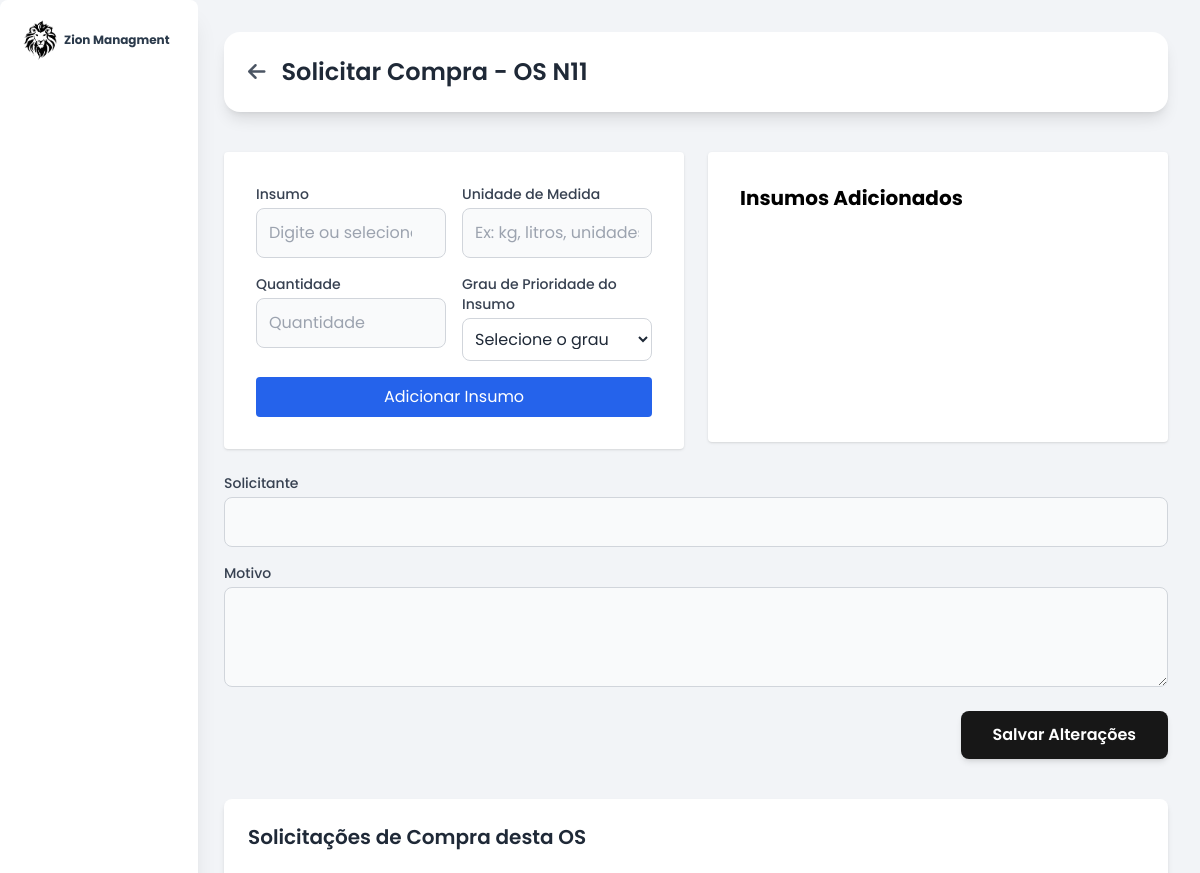
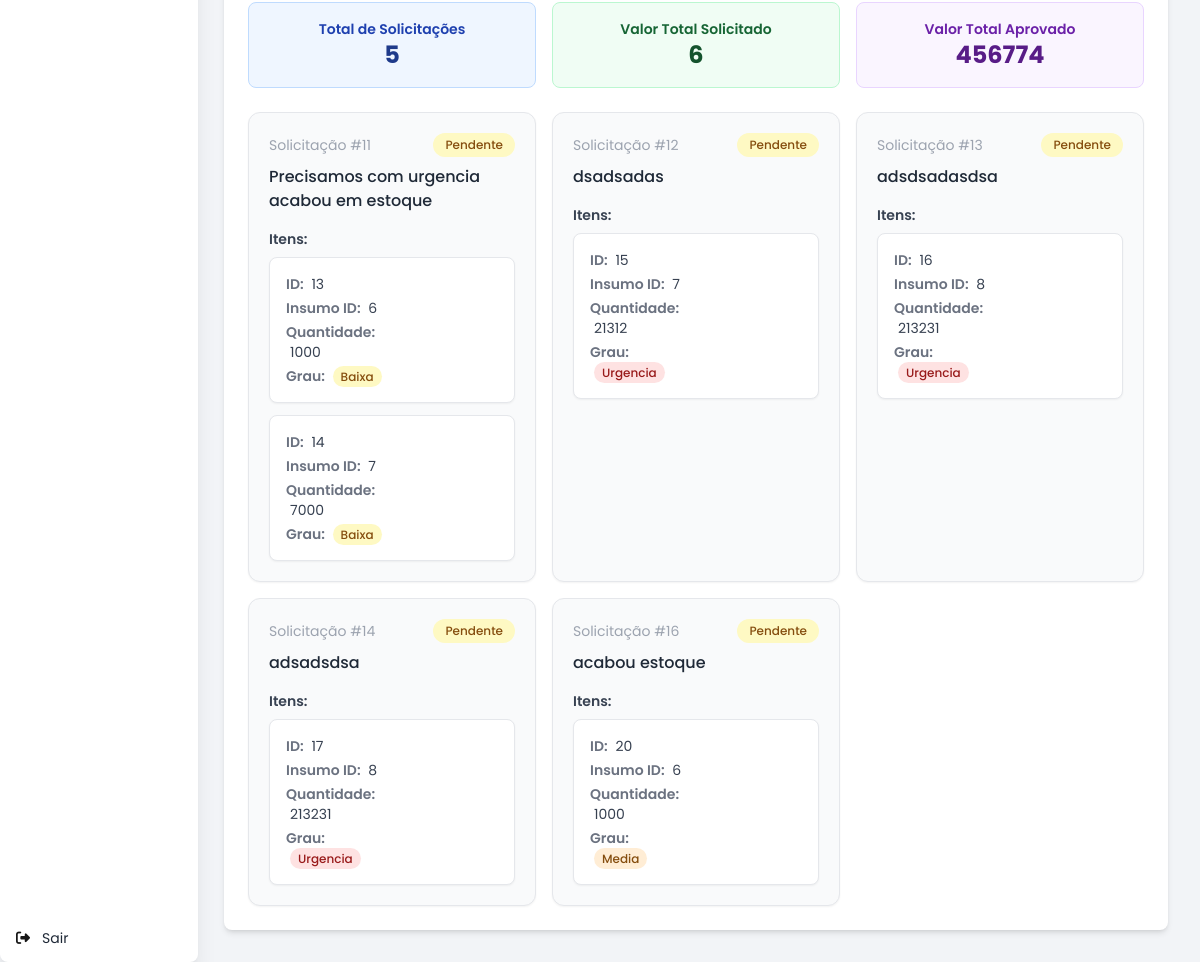
Page /os/sc_compra/index.php?sc_id=11 (signed in) on the committed database (2 pictures, top to bottom).
### tables this page shows
CREATE TABLE `ordem_de_servico` (
  `id` int(11) NOT NULL,
  `empresa_id` int(11) DEFAULT NULL,
  `contrato_id` int(11) DEFAULT NULL,
  `obra_id` int(11) DEFAULT NULL,
  `descricao` text DEFAULT NULL,
  `local` varchar(255) DEFAULT NULL,
  `numero_os` varchar(100) DEFAULT NULL,
  `responsavel_os` varchar(255) DEFAULT NULL,
  `data_inicio` date DEFAULT NULL,
  `data_final` date DEFAULT NULL,
  `equipe` varchar(255) DEFAULT NULL,
  `status` varchar(100) DEFAULT NULL,
  `criado_em` timestamp NOT NULL DEFAULT current_timestamp()
);

CREATE TABLE `solicitacao_compras` (
  `id` int(11) NOT NULL,
  `os_id` int(11) NOT NULL,
  `solicitante` varchar(255) NOT NULL,
  `empresa_id` int(11) DEFAULT NULL,
  `valor` decimal(15,2) DEFAULT NULL,
  `status` enum('pendente','aprovado','rejeitado') DEFAULT 'pendente',
  `grau` enum('prioritario','urgente','normal') DEFAULT 'normal',
  `descricao` text DEFAULT NULL,
  `aprovado_por` varchar(255) DEFAULT NULL,
  `aprovado_em` datetime DEFAULT NULL,
  `criado_em` timestamp NOT NULL DEFAULT current_timestamp()
);

CREATE TABLE `sc_item` (
  `id` int(11) NOT NULL,
  `solicitacao_id` int(11) NOT NULL,
  `insumo_id` int(11) NOT NULL,
  `quantidade` int(11) NOT NULL,
  `fornecedor` varchar(255) DEFAULT NULL,
  `grau` varchar(255) DEFAULT NULL
);

### os/sc_compra/index.php (the view, shortened to what this page needs)
<?php
$host = 'localhost';
$dbname = 'axel_db';
$username = 'root';
$password = '';
$conn = new mysqli($host, $username, $password, $dbname);
$empresa_id = $_SESSION['empresa_id'];
if (isset($_GET['sc_id'])) {
    $sc_id = intval($_GET['sc_id']);
    $stmt = $conn->prepare("SELECT * FROM ordem_de_servico WHERE id = ? AND empresa_id = ?");
    $stmt->bind_param("ii", $sc_id, $empresa_id);
    $stmt->execute();
    $result = $stmt->get_result();
    $os = $result->fetch_assoc();
    if ($os) {
        $solicitacoes = [];
        $stmtSC = $conn->prepare("SELECT * FROM solicitacao_compras WHERE os_id = ? AND empresa_id = ?");
        $stmtSC->bind_param("ii", $sc_id, $empresa_id);
        $stmtSC->execute();
        $resultSC = $stmtSC->get_result();
        while ($row = $resultSC->fetch_assoc()) {
            $stmtItens = $conn->prepare("SELECT * FROM sc_item WHERE solicitacao_id = ?");
            $stmtItens->bind_param("i", $row['id']);
            $stmtItens->execute();
            $resultItens = $stmtItens->get_result();
            $itens = [];
            while ($item = $resultItens->fetch_assoc()) {
                $itens[] = $item;
            }
            $row['itens'] = $itens;
            $solicitacoes[] = $row;
        }
    }
}
?>
<!DOCTYPE html>
<html lang="pt-BR">
<head>
    <script src="https://cdn.tailwindcss.com"></script>
    <link rel="stylesheet" href="https://cdnjs.cloudflare.com/ajax/libs/font-awesome/6.5.0/css/all.min.css">
    <link rel="stylesheet" type="text/css" href="https://cdn.jsdelivr.net/npm/toastify-js/src/toastify.min.css">
</head>
<body class="bg-[#F2F4F7] min-h-screen flex">
    <?php include '../../layout/sidemenu_in.php'; ?>
    <div class="w-full ">
        <div class="relative  p-8 animate-fadeIn">
            <header class="bg-white rounded-2xl shadow-lg p-6 mb-10 flex items-center justify-between">
                <div class="flex items-center gap-4">
                    <button onclick="window.location.href='../detalhes.php?sc_id=<?php echo htmlspecialchars($os['id']); ?>'" class="text-gray-600 hover:text-primary transition">
                        <i class="fas fa-arrow-left text-xl"></i>
                    </button>
                    <h1 class="text-2xl font-semibold text-gray-800"> Solicitar Compra - OS N<?= htmlspecialchars($os['id']) ?></h1>
                </div>
            </header>
            <div class="flex gap-6">
                <div class="grid grid-cols-1 md:grid-cols-2 gap-4 bg-white p-8 w-[50%] rounded shadow">
                    <div class="flex flex-col">
                        <label for="insumo-input" class="text-gray-700 mb-1 text-sm font-medium">Insumo</label>
                        <input id="insumo-input" list="insumos" class="w-full rounded-lg border border-gray-300 dark:border-gray-700 bg-gray-50 dark:bg-gray-800 p-3 text-gray-800 dark:text-gray-100" placeholder="Digite ou selecione um insumo">
                    </div>
                    <div class="flex flex-col">
                        <label for="unidade-input" class="text-gray-700 mb-1 text-sm font-medium">Unidade de Medida</label>
                        <input type="text" id="unidade-input" class="w-full rounded-lg border border-gray-300 dark:border-gray-700 bg-gray-50 dark:bg-gray-800 p-3 text-gray-800 dark:text-gray-100" placeholder="Ex: kg, litros, unidades">
                    </div>
                    <div class="flex flex-col ">
                        <label for="quantidade-input" class="text-gray-700 mb-1 text-sm font-medium">Quantidade</label>
                        <input type="number" id="quantidade-input" class="w-full rounded-lg border border-gray-300 dark:border-gray-700 bg-gray-50 dark:bg-gray-800 p-3 text-gray-800 dark:text-gray-100" placeholder="Quantidade">
                    </div>
                    <div class="flex flex-col">
                        <label for="grau" class="text-gray-700 mb-1 text-sm font-medium">Grau de Prioridade do Insumo</label>
                        <select id="grau" name="grau" required
                            class="w-full bg-white dark:bg-gray-800 rounded-lg border border-gray-300 dark:border-gray-700 text-gray-800 dark:text-gray-100 p-2">
                            <option value="" disabled selected>Selecione o grau</option>
                        </select>
                    </div>
                    <div class="flex flex-col col-span-2 ">
                        <button type="button" onclick="adicionarInsumo()" class="bg-blue-600 text-white px-4 py-2 rounded hover:bg-blue-700 transition">
                            Adicionar Insumo
                        </button>
                    </div>
                </div>
                <div id="insumos-container" class="bg-white p-8 w-[50%] rounded shadow max-h-[290px] overflow-y-auto space-y-4">
                    <h1 class="text-xl font-bold mb-4">Insumos Adicionados</h1>
                </div>
            </div>
            <form method="POST" enctype="multipart/form-data" class="space-y-6 mt-6">
                <div class="grid grid-cols-1 md:grid-cols-2 gap-4">
                    <div class="flex flex-col col-span-2">
                        <label for="solicitante " class="text-gray-700 mb-1 text-sm font-medium">Solicitante</label>
                        <input type="text" id="solicitante" name="solicitante" required
                            value=""
                            class="w-full rounded-lg border border-gray-300 dark:border-gray-700 bg-gray-50 dark:bg-gray-800 p-3 text-gray-800 dark:text-gray-100" />
                    </div>
                    <div class="flex flex-col col-span-2">
                        <label for="descricao" class="text-gray-700 mb-1 text-sm font-medium">Motivo</label>
                        <textarea id="descricao" name="descricao" required
                            class="w-full rounded-lg border border-gray-300 dark:border-gray-700 bg-gray-50 dark:bg-gray-800 p-3 text-gray-800 dark:text-gray-100 resize-y min-h-[100px]"></textarea>
                    </div>
                </div>
                <div class="flex justify-end gap-6">
                    <button type="submit" name="salvar"
                        class="bg-primary hover:bg-primary-dark text-white font-semibold px-8 py-3 rounded-lg shadow-md hover:shadow-lg transition duration-300">
                        Salvar Alterações
                    </button>
                </div>
            </form>
            <?php
            $totalSolicitacoes = count($solicitacoes);
            $totalInsumos = 0;
            $quantidadeTotal = 0;
            foreach ($solicitacoes as $sc) {
                if (!empty($sc['itens'])) {
                    $totalInsumos += count($sc['itens']);
                    foreach ($sc['itens'] as $item) {
                        $quantidadeTotal += (float) $item['quantidade'];
                    }
                }
            }
            ?>
            <div class="mt-10 p-6 bg-white rounded-lg shadow-md">
                <h3 class="text-xl font-semibold mb-6 text-gray-800">Solicitações de Compra desta OS</h3>
                <div class="grid grid-cols-1 sm:grid-cols-3 gap-4 mb-6">
                    <div class="bg-blue-50 border border-blue-200 p-4 rounded-lg text-center">
                        <div class="text-sm text-blue-800 font-semibold">Total de Solicitações</div>
                        <div class="text-2xl text-blue-900 font-bold"><?= $totalSolicitacoes ?></div>
                    </div>
                    <div class="bg-green-50 border border-green-200 p-4 rounded-lg text-center">
                        <div class="text-sm text-green-800 font-semibold">Valor Total Solicitado</div>
                        <div class="text-2xl text-green-900 font-bold"><?= $totalInsumos ?></div>
                    </div>
                    <div class="bg-purple-50 border border-purple-200 p-4 rounded-lg text-center">
                        <div class="text-sm text-purple-800 font-semibold">Valor Total Aprovado</div>
                        <div class="text-2xl text-purple-900 font-bold"><?= $quantidadeTotal ?></div>
                    </div>
                </div>
                <?php if (!empty($solicitacoes)): ?>
                    <div class="grid gap-4 md:grid-cols-2 lg:grid-cols-3">
                        <?php foreach ($solicitacoes as $sc): ?>
                            <div class="bg-gray-50 border border-gray-200 rounded-xl shadow-sm p-5 hover:shadow-md transition duration-200">
                                <div class="flex items-center justify-between mb-2">
                                    <span class="text-sm text-gray-400">Solicitação #<?= htmlspecialchars($sc['id']) ?></span>
                                    <?php
                                    $status = strtolower($sc['status']);
                                    $statusColor = match ($status) {
                                        'pendente' => 'bg-yellow-100 text-yellow-800',
                                        'aprovado' => 'bg-green-100 text-green-800',
                                        'rejeitado' => 'bg-red-100 text-red-800',
                                        default => 'bg-gray-200 text-gray-600',
                                    };
                                    ?>
                                    <span class="text-xs font-medium px-3 py-1 rounded-full <?= $statusColor ?>">
                                        <?= ucfirst($sc['status']) ?>
                                    </span>
                                </div>
                                <div class="text-gray-800 text-base font-medium mb-2">
                                    <?= htmlspecialchars($sc['descricao']) ?>
                                </div>
                                <?php if (!empty($sc['itens'])): ?>
                                    <div class="mt-4">
                                        <h4 class="text-sm font-semibold text-gray-700 mb-2">Itens:</h4>
                                        <ul class="space-y-3 text-sm text-gray-700">
                                            <?php foreach ($sc['itens'] as $item): ?>
                                                <li class="bg-white border border-gray-200 rounded-lg p-4 shadow-sm">
                                                    <div class="grid grid-cols-1 sm:grid-cols-2 gap-4">
                                                        <div>
                                                            <div class="mb-1">
                                                                <span class="font-semibold text-gray-500">ID:</span>
                                                                <span class="ml-1"><?= htmlspecialchars($item['id']) ?></span>
                                                            </div>
                                                            <div class="mb-1">
                                                                <span class="font-semibold text-gray-500">Insumo ID:</span>
                                                                <span class="ml-1"><?= htmlspecialchars($item['insumo_id']) ?></span>
                                                            </div>
                                                            <div>
                                                                <span class="font-semibold text-gray-500">Quantidade:</span>
                                                                <span class="ml-1"><?= htmlspecialchars($item['quantidade']) ?></span>
                                                            </div>
                                                            <?php
                                                            $grauTexto = $item['grau'] ?? '';
                                                            $grauColor = match ($grauTexto) {
                                                                'Baixa' => 'bg-yellow-100 text-yellow-800',
                                                                'Pouca' => 'bg-green-100 text-green-800',
                                                                'Sinistro' => 'bg-red-100 text-red-800',
                                                                'Urgencia' => 'bg-red-100 text-red-800',
                                                                'Alta' => 'bg-red-100 text-red-800',
                                                                'Media' => 'bg-orange-100 text-yellow-800',
                                                                default => 'bg-gray-200 text-gray-600',
                                                            };
                                                            ?>
                                                            <div class="mt-1">
                                                                <span class="font-semibold text-gray-500">Grau:</span>
                                                                <span class="ml-1 px-2 py-0.5 rounded-full text-xs font-medium <?= $grauColor ?>">
                                                                    <?= htmlspecialchars($grauTexto) ?>
                                                                </span>
                                                            </div>
                                                        </div>
                                                    </div>
                                                </li>
                                            <?php endforeach; ?>
                                        </ul>
                                    </div>
                                <?php endif; ?>
                            </div>
                        <?php endforeach; ?>
                    </div>
                <?php else: ?>
                    <p class="text-gray-500">Nenhuma solicitação de compra encontrada para esta OS.</p>
                <?php endif; ?>
            </div>
        </div>
    </div>
</body>

### os/sc_compra/index.php (style rules this page uses)
* { font-family: "Poppins", sans-serif; font-style: normal; }

### layout/sidemenu_in.php (style rules this page uses)
body { margin-left: 16%; }

### rows in the picture
ordem_de_servico: id "11"
solicitacao_compras: id "11", status "Pendente", descricao "Precisamos com urgencia acabou em estoque"
sc_item: id "13", insumo "6", quantidade "1000", grau "Baixa"
sc_item: id "14", insumo "7", quantidade "7000", grau "Baixa"
solicitacao_compras: id "12", status "Pendente", descricao "dsadsadas"
sc_item: id "15", insumo "7", quantidade "21312", grau "Urgencia"
solicitacao_compras: id "13", status "Pendente", descricao "adsdsadasdsa"
sc_item: id "16", insumo "8", quantidade "213231", grau "Urgencia"
solicitacao_compras: id "14", status "Pendente", descricao "adsadsdsa"
sc_item: id "17", insumo "8", quantidade "213231", grau "Urgencia"
solicitacao_compras: id "16", status "Pendente", descricao "acabou estoque"
sc_item: id "20", insumo "6", quantidade "1000", grau "Media"

### other values in the picture
$totalSolicitacoes "5"
$totalInsumos "6"
$quantidadeTotal "456774"
